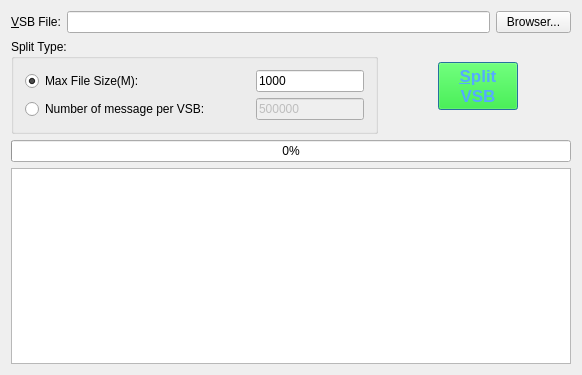
<?xml version="1.0" encoding="UTF-8"?>
<ui version="4.0">
 <class>Dialog</class>
 <widget class="QDialog" name="Dialog">
  <property name="geometry">
   <rect>
    <x>0</x>
    <y>0</y>
    <width>582</width>
    <height>375</height>
   </rect>
  </property>
  <property name="windowTitle">
   <string>VSB File Splitter</string>
  </property>
  <layout class="QVBoxLayout" name="verticalLayout_3">
   <item>
    <layout class="QVBoxLayout" name="verticalLayout_2">
     <item>
      <layout class="QHBoxLayout" name="horizontalLayout">
       <item>
        <widget class="QLabel" name="label">
         <property name="toolTip">
          <string>The file will be splitted</string>
         </property>
         <property name="text">
          <string>&amp;VSB File:</string>
         </property>
         <property name="buddy">
          <cstring>m_pEditFileFullName</cstring>
         </property>
        </widget>
       </item>
       <item>
        <widget class="QLineEdit" name="m_pEditFileFullName"/>
       </item>
       <item>
        <widget class="QPushButton" name="m_pBtnBrowser">
         <property name="maximumSize">
          <size>
           <width>75</width>
           <height>16777215</height>
          </size>
         </property>
         <property name="text">
          <string>Browser...</string>
         </property>
        </widget>
       </item>
      </layout>
     </item>
     <item>
      <layout class="QHBoxLayout" name="horizontalLayout_4">
       <item>
        <widget class="QGroupBox" name="groupBox">
         <property name="title">
          <string>Split Type:</string>
         </property>
         <layout class="QVBoxLayout" name="verticalLayout">
          <item>
           <layout class="QHBoxLayout" name="horizontalLayout_2">
            <item>
             <widget class="QRadioButton" name="m_pRadioMaxSize">
              <property name="text">
               <string>Max File Size(M):</string>
              </property>
              <property name="checked">
               <bool>true</bool>
              </property>
             </widget>
            </item>
            <item>
             <spacer name="horizontalSpacer">
              <property name="orientation">
               <enum>Qt::Horizontal</enum>
              </property>
              <property name="sizeHint" stdset="0">
               <size>
                <width>40</width>
                <height>20</height>
               </size>
              </property>
             </spacer>
            </item>
            <item>
             <widget class="QLineEdit" name="m_pEditMaxFileSize">
              <property name="text">
               <string>1000</string>
              </property>
             </widget>
            </item>
           </layout>
          </item>
          <item>
           <layout class="QHBoxLayout" name="horizontalLayout_3">
            <item>
             <widget class="QRadioButton" name="m_pRadioNumberMsg">
              <property name="text">
               <string>Number of message per VSB:</string>
              </property>
             </widget>
            </item>
            <item>
             <spacer name="horizontalSpacer_2">
              <property name="orientation">
               <enum>Qt::Horizontal</enum>
              </property>
              <property name="sizeHint" stdset="0">
               <size>
                <width>40</width>
                <height>20</height>
               </size>
              </property>
             </spacer>
            </item>
            <item>
             <widget class="QLineEdit" name="m_pEditNumberMsgs">
              <property name="enabled">
               <bool>false</bool>
              </property>
              <property name="text">
               <string>500000</string>
              </property>
             </widget>
            </item>
           </layout>
          </item>
         </layout>
        </widget>
       </item>
       <item>
        <spacer name="horizontalSpacer_3">
         <property name="orientation">
          <enum>Qt::Horizontal</enum>
         </property>
         <property name="sizeHint" stdset="0">
          <size>
           <width>40</width>
           <height>20</height>
          </size>
         </property>
        </spacer>
       </item>
       <item>
        <widget class="QPushButton" name="m_pBtnSplit">
         <property name="font">
          <font>
           <pointsize>13</pointsize>
           <weight>75</weight>
           <bold>true</bold>
          </font>
         </property>
         <property name="toolTip">
          <string>Start to split the VSB File</string>
         </property>
         <property name="autoFillBackground">
          <bool>false</bool>
         </property>
         <property name="styleSheet">
          <string notr="true"> QPushButton{ color: rgb(85, 170, 255); background-color:rgb(0, 255, 0);}</string>
         </property>
         <property name="text">
          <string>&amp;Split 
VSB</string>
         </property>
         <property name="checkable">
          <bool>true</bool>
         </property>
         <property name="default">
          <bool>true</bool>
         </property>
        </widget>
       </item>
       <item>
        <spacer name="horizontalSpacer_4">
         <property name="orientation">
          <enum>Qt::Horizontal</enum>
         </property>
         <property name="sizeHint" stdset="0">
          <size>
           <width>40</width>
           <height>20</height>
          </size>
         </property>
        </spacer>
       </item>
      </layout>
     </item>
     <item>
      <widget class="QProgressBar" name="m_pPrgPrompt">
       <property name="value">
        <number>0</number>
       </property>
      </widget>
     </item>
     <item>
      <widget class="QListWidget" name="m_pListPrompt"/>
     </item>
    </layout>
   </item>
  </layout>
 </widget>
 <layoutdefault spacing="6" margin="11"/>
 <resources/>
 <connections/>
</ui>
